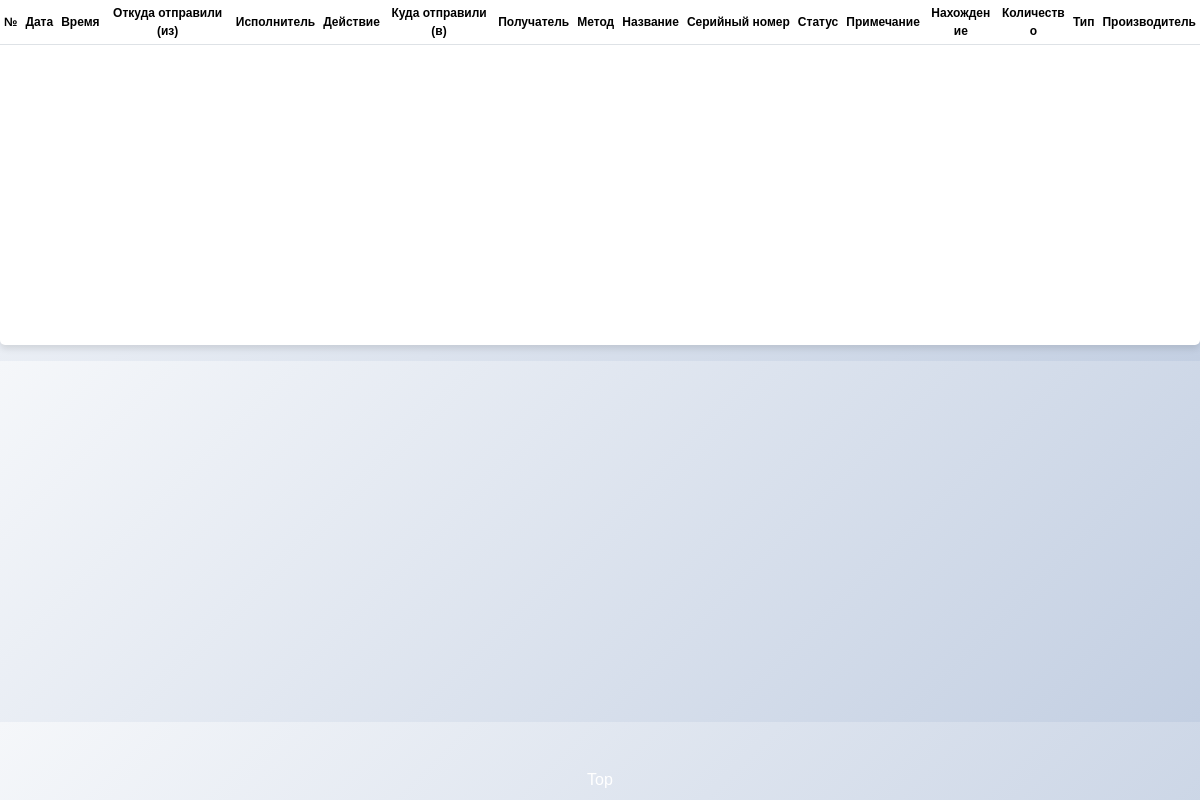
/unit_history/4559/, run on an earlier commit of the app's database.
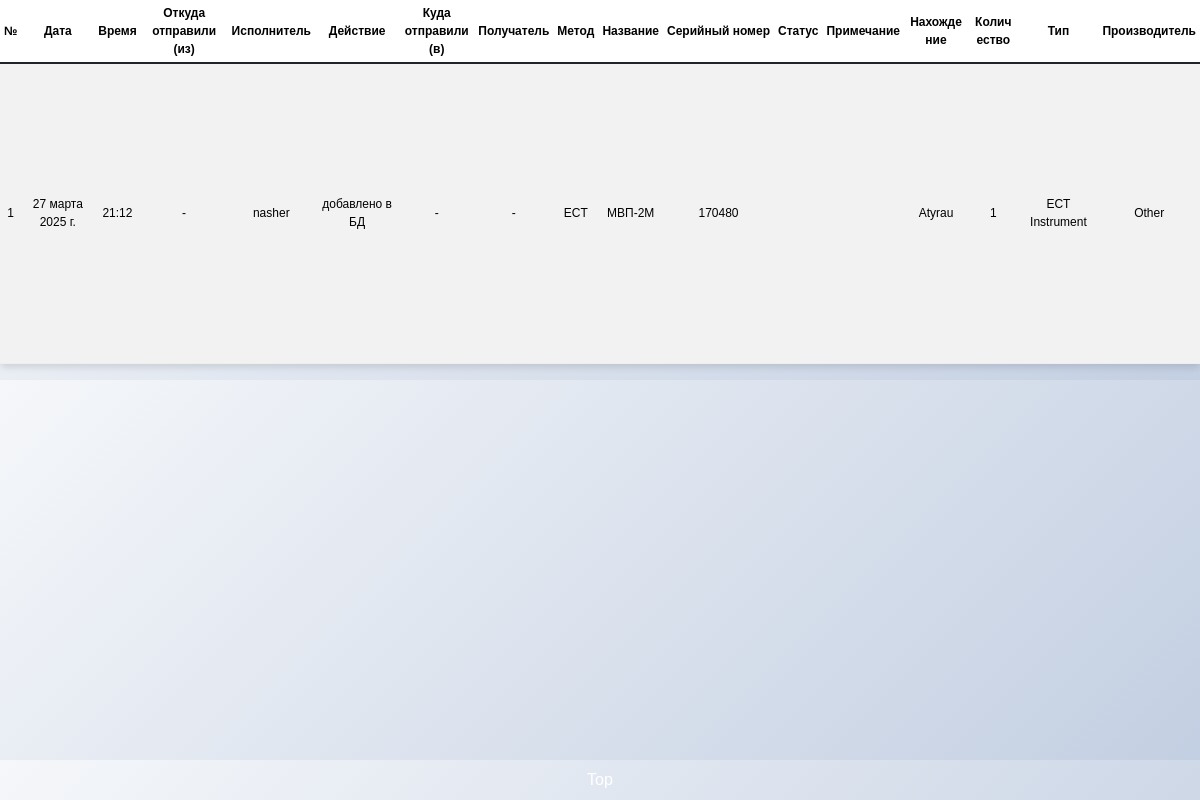
And on a later commit of the database.
### catalog/models.py (models this page shows, shortened)
class WriteHistory(models.Model):
    date_write = models.DateField(
        null=True,
        blank=True,
    )
    time_write = models.TimeField(
        null=True,
        blank=True,
    )
    crud_write = models.CharField(
        max_length=15,
        verbose_name="Действие",
        null=True,
        blank=True,
        default=''
    )
    who_write = models.CharField(
        max_length=50,
        verbose_name="Кто",
        null=True,
        blank=True,
        default=''
    )
    from_write = models.CharField(
        max_length=50,
        verbose_name="Откуда",
        null=True,
        blank=True,
        default=''
    )
    whom_write = models.CharField(
        max_length=50,
        verbose_name="Кому",
        null=True,
        blank=True,
        default=''
    )
    to_write = models.CharField(
        max_length=50,
        verbose_name="Куда",
        null=True,
        blank=True,
        default=''
    )
    method_write = models.CharField(
        max_length=10,
        verbose_name="Метод",
        null=True,
        blank=True,
        default=''
    )
    manufacturer_write = models.CharField(
        max_length=50,
        verbose_name="Производитель",
        null=True,
        blank=True,
        default=''
    )
    type_write = models.CharField(
        max_length=50,
        verbose_name="Тип",
        null=True,
        blank=True,
        default=''
    )
    name_write = models.CharField(
        max_length=100,
        verbose_name="Название",
        null=True,
        blank=True,
        default=''
    )
    serial_number_write = models.CharField(
        max_length=30,
        verbose_name="Серийный номер",
        null=True,
        blank=True,
        default=''
    )
    total_write = models.CharField(
        max_length=30,
        verbose_name="Количество",
        null=True,
        blank=True,
    )
    location_write = models.CharField(
        max_length=20,
        verbose_name="Местонахождение",
        null=True,
        blank=True,
        default=''
    )
    status_write = models.CharField(
        max_length=20,
        verbose_name="Статус",
        null=True,
        blank=True,
        default=''
    )
    notes_write = models.CharField(
        max_length=200,
        verbose_name="Примечание",
        null=True,
        blank=True,
        default=''
    )
    id_write = models.IntegerField(
        verbose_name="ID",
        null=True,
        blank=True,
    )

### catalog/views.py (the view)
# urls.py: path('unit_history/<int:first_id>/', views.unit_history, name='unit_history'),
def unit_history(request, first_id):
    if not first_id:
        return render(request, 'catalog/unit_history.html', {
            "error": "first_id is required",  # Сообщение об ошибке, если first_id не передан
        })
    query = """
        SELECT date_write, time_write, from_write, who_write, crud_write, to_write, whom_write, method_write, name_write,
               serial_number_write, status_write, notes_write, location_write, total_write, type_write, manufacturer_write
        FROM catalog_writehistory
        WHERE id_write = %s
        ORDER BY date_write, time_write DESC
    """
    row_list = get_rows_as_dicts(query, [first_id])
    return render(request, 'catalog/unit_history.html', {"row_list": row_list})

### catalog/views.py (called while the page is built)
def get_rows_as_dicts(query, params=None):
    with connection.cursor() as cursor:
        cursor.execute(query, params or [])
        columns = [col[0] for col in cursor.description]  # Получаем имена столбцов
        rows = cursor.fetchall()
    result = [dict(zip(columns, row)) for row in rows]
    return result

### catalog/templates/catalog/unit_history.html (shortened to what this page needs)
<!doctype html>
<html lang="ru" data-bs-theme="auto">
<head>
    <link rel="stylesheet" href="https://cdn.jsdelivr.net/npm/bootstrap@5.3.3/dist/css/bootstrap.min.css">
    <link rel="stylesheet" href="https://cdn.jsdelivr.net/npm/bootstrap-icons@1.11.1/font/bootstrap-icons.css">
    {% load static %}
</head>
<body>
<div class="tab-pane fade show active" id="home-tab-pane" role="tabpanel" aria-labelledby="home-tab" tabindex="0">
    <table class="table table-striped table-sm align-middle" id="myTableBase">
        <thead style="position: sticky; text-align: center" class="align-middle">
        <tr>
            <th scope="col" class="text-nowrap">№</th>
            <th scope="col" class="text-nowrap">Дата</th>
            <th scope="col" class="text-nowrap">Время</th>
            <th scope="col" class="text-break">Откуда отправили (из)</th>
            <th scope="col" class="text-nowrap">Исполнитель</th>
            <th scope="col" class="text-nowrap">Действие</th>
            <th scope="col" class="text-break">Куда отправили (в)</th>
            <th scope="col" class="text-nowrap">Получатель</th>
            <th scope="col" class="text-nowrap">
                Метод
            </th>
            <th scope="col" class="text-nowrap">
                Название
            </th>
            <th scope="col" class="text-nowrap">
                Серийный номер
            </th>
            <th scope="col" class="text-nowrap">Статус</th>
            <th scope="col" class="text-nowrap">Примечание</th>
            <th scope="col" class="text-break">
                Нахождение
            </th>
            <th scope="col" class="text-break">Количество</th>
            <th scope="col" class="text-nowrap">
                Тип
            </th>
            <th scope="col" class="text-nowrap">
                Производитель
            </th>
        </tr>
        </thead>
        <tbody class="table-group-divider" style="text-align: center; font-size: 12px">
        {% for row in row_list %}
        <tr>
            <td>{{ forloop.counter }}</td>
            <td>{{ row.date_write }}</td>
            <td>{{ row.time_write }}</td>
            <td>{{ row.from_write }}</td>
            <td>{{ row.who_write }}</td>
            <td>{{ row.crud_write }}</td>
            <td>{{ row.to_write }}</td>
            <td>{{ row.whom_write }}</td>
            <td>{{ row.method_write|safe }}</td>
            <td>{{ row.name_write|safe }}</td>
            <td>{{ row.serial_number_write|safe }}</td>
            <td>{{ row.status_write|safe }}</td>
            <td>{{ row.notes_write|safe }}</td>
            <td>{{ row.location_write|safe }}</td>
            <td>{{ row.total_write|safe }}</td>
            <td>{{ row.type_write|safe }}</td>
            <td>{{ row.manufacturer_write|safe }}</td>
        </tr>
        {% endfor %}
        </tbody>
    </table>
</div>
<footer class="footer">
    <div onclick="topFunction()" id="myBtn" title="Go to top">Top</div>
</footer>
</body>
</html>

### catalog/templates/catalog/unit_history.html (style rules this page uses)
body { background: linear-gradient(135deg, #f5f7fa, #c3cfe2); font-family: Arial, sans-serif; }
.text-nowrap { font-size: 12px; }
.text-break { font-size: 12px; }
.table { background-color: white; border-radius: 5px; box-shadow: 0 4px 6px rgba(0, 0, 0, 0.1); }
.table th, .table td { vertical-align: middle; }
.table-group-divider { height: 300px; overflow-x: auto; margin-top: 0; margin-bottom: 20px; border-bottom: 1px solid #eee; }
.footer { position: fixed; bottom: 0; width: 100%; text-align: center; color: white; padding: 0.5rem 0; }

What changed in the data, as far as the page shows it:
added WriteHistory: date_write "27 марта 2025 г.", time_write "21:12", from_write "-", who_write "nasher", crud_write "добавлено в БД", to_write "-", whom_write "-", method_write "ECT", name_write "МВП-2М", serial_number_write "170480", location_write "Atyrau", total_write "1", type_write "ECT Instrument", manufacturer_write "Other"
